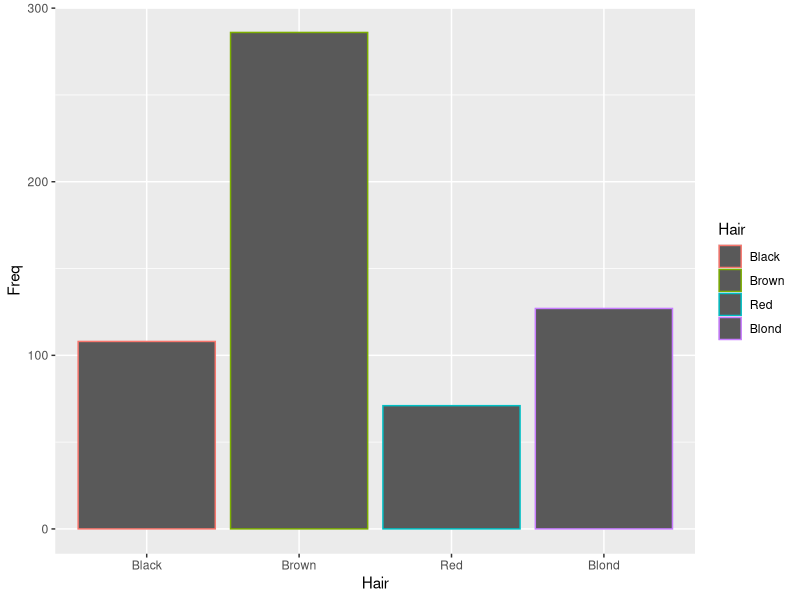
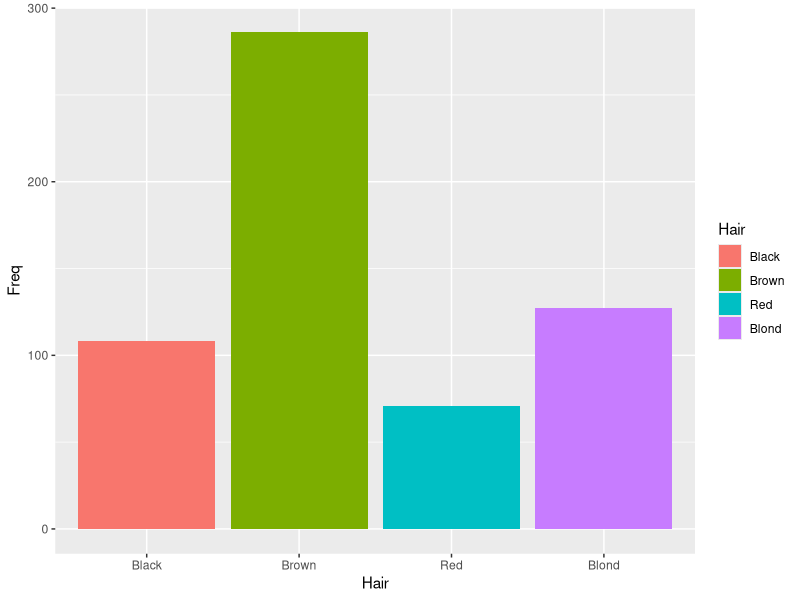
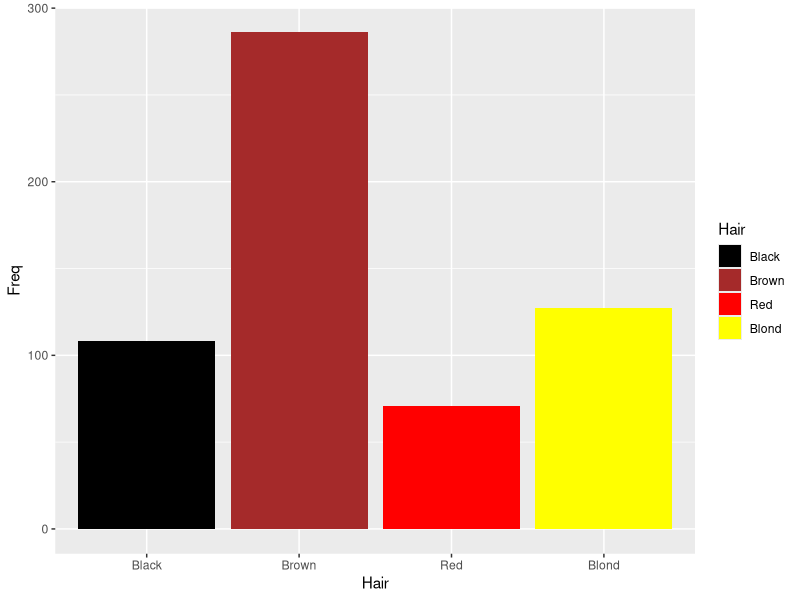
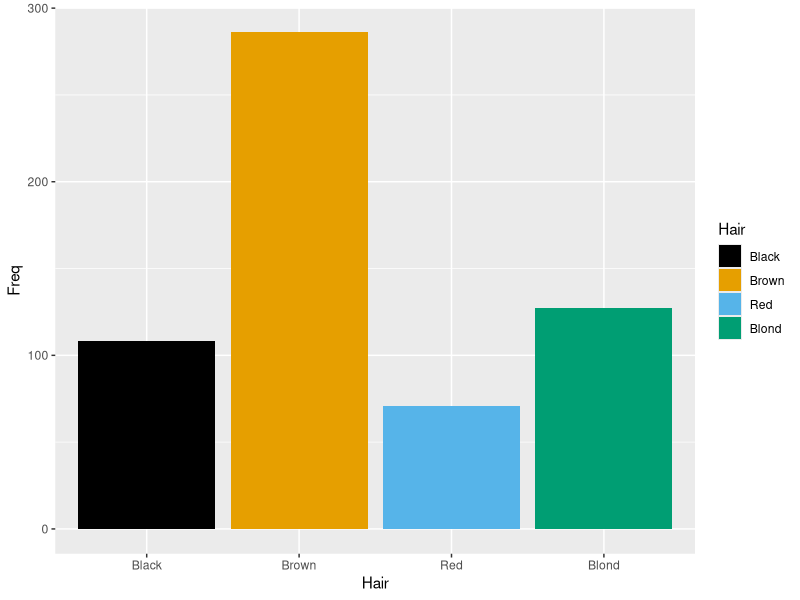
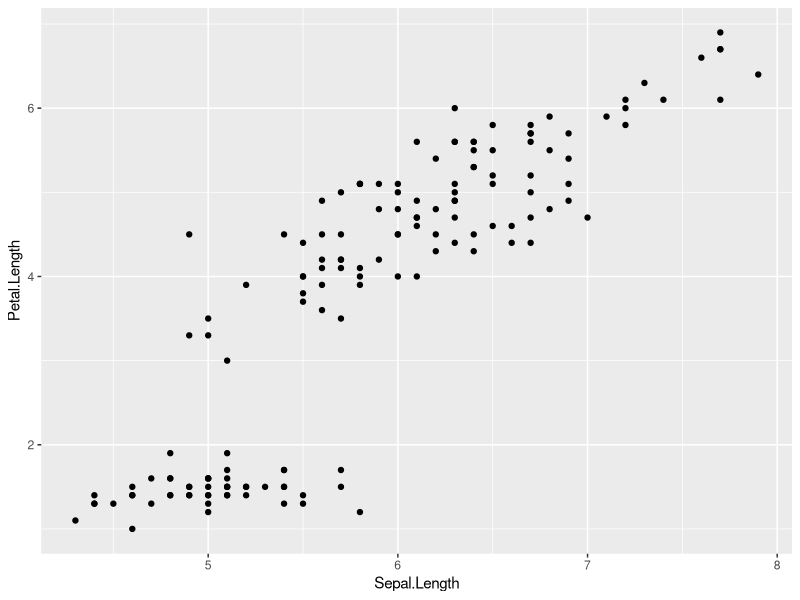
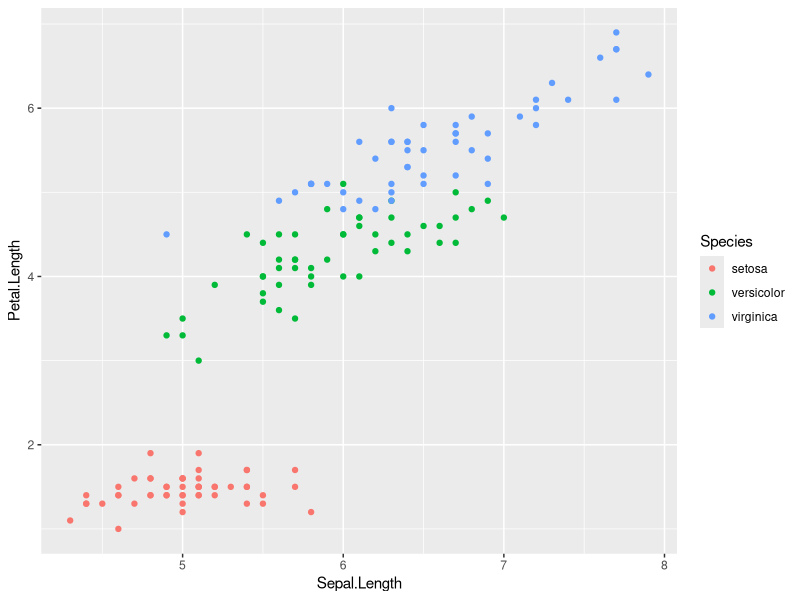
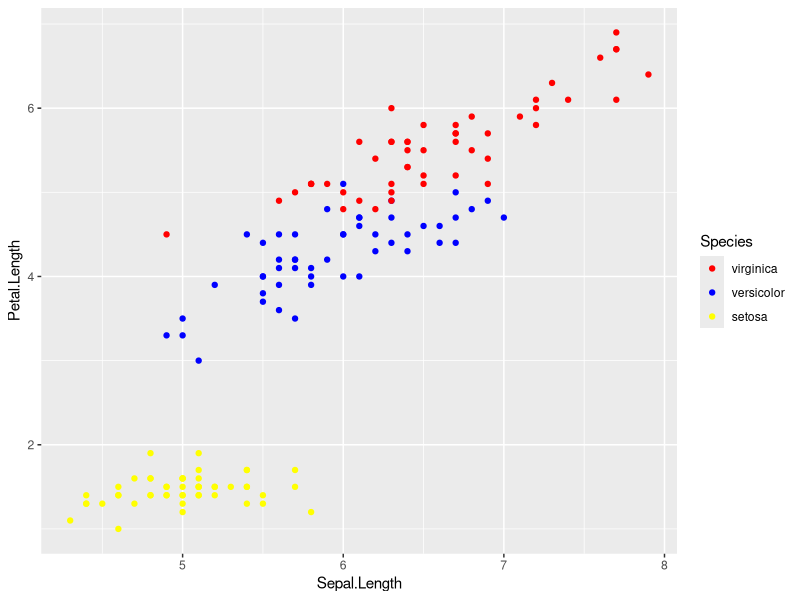
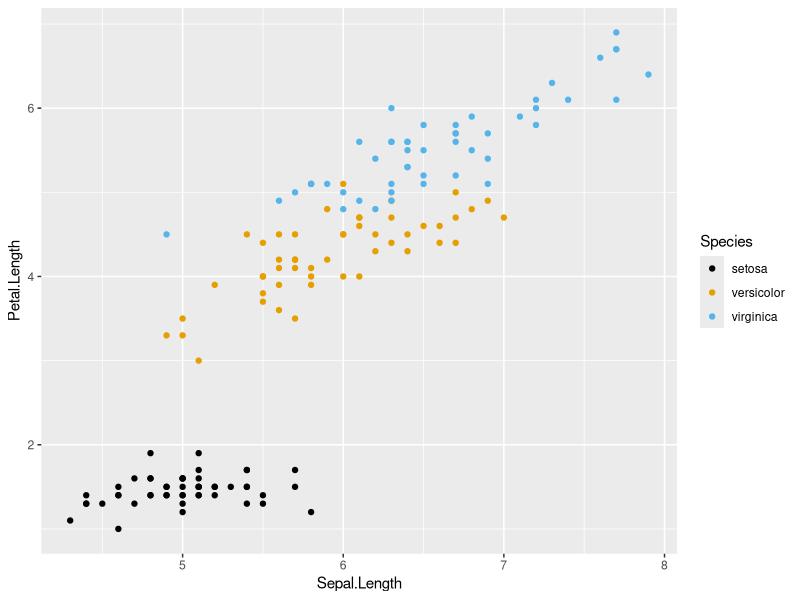

Write R code to recreate these figures, in order.
## ---- chunk 1
#| echo: false
#| message: false
#| warning: false

library(tidyverse)
library(knitr)
library(RColorBrewer)
## ---- chunk 2
data(HairEyeColor)
#HairEyeColor[,,1] #Male
#HairEyeColor[,,2] #Female

newdata_male = as.data.frame(HairEyeColor[,,1]) 
newdata_female = as.data.frame(HairEyeColor[,,2]) 
newdata = rbind(newdata_male, newdata_female)
newdata = newdata %>% 
  mutate(Gender = rep(c("Male", "Female"), each  = 16))

hairData = newdata %>% 
  group_by(Hair) %>%
  summarise(Freq = sum(Freq))

hairData
## ---- chunk 3
hairData %>% 
  ggplot(aes(x=Hair, y=Freq)) + 
  geom_col(aes(color = Hair)) #<<
## ---- chunk 4
#| fig-cap: "Figure 1: This is a figure caption"

hairData %>% 
  ggplot(aes(x=Hair, y=Freq)) +  
  geom_col(aes(fill = Hair)) #<<
## ---- chunk 5

ggplot(hairData, aes(x = Hair, y = Freq)) + 
  geom_col(aes(fill = Hair)) +
  scale_fill_manual(breaks = c("Black", "Brown", "Red", "Blond"), #<<
                    values=c("black", "brown", "red", "yellow")) #<<
## ---- chunk 6
cbPalette <- c("#000000","#E69F00","#56B4E9","#009E73","#F0E442")

ggplot(hairData, aes(x = Hair, y = Freq)) + 
  geom_col(aes(fill = Hair)) +
  scale_fill_manual(values=cbPalette)
## ---- chunk 7
data(iris)

ggplot(iris, aes(x = Sepal.Length, y = Petal.Length)) +
  geom_point()
## ---- chunk 8

ggplot(iris, aes(x = Sepal.Length, y = Petal.Length)) +
  geom_point(aes(color = Species))
## ---- chunk 9
ggplot(iris, aes(x = Sepal.Length, y = Petal.Length)) +
  geom_point(aes(color = Species)) +
  scale_color_manual(breaks = c("virginica", "versicolor", "setosa"),
                     values = c("red", "blue", "yellow"))
## ---- chunk 10
cbPalette <- c("#000000","#E69F00","#56B4E9")

ggplot(iris, aes(x = Sepal.Length, y = Petal.Length)) +
  geom_point(aes(color = Species)) +
  scale_color_manual(values = cbPalette)
## ---- chunk 11
ggplot(iris, aes(x = Sepal.Length, y = Petal.Length)) +
  geom_point(aes(color = Species, shape = Species)) +
  scale_color_manual(values = cbPalette)
## ---- chunk 12
#| fig-align: center

ggplot(iris, aes(x=Sepal.Length, y=Petal.Length, group=Species)) + 
  geom_point(aes(color = Species, shape = Species)) + 
  xlab("Sepal Length") + 
  ylab("Patal Length") +
  ggtitle("Relation between Sepal Length and Petal Length") #<<
## ---- chunk 13
#| label: fig-fig1
#| fig-cap: "Scatter plot between Iris sepal length and Iris petal length. Different species are indicated by different color and shapes. In general, the length of the sepal and petal for Iris have a strong positive linear relationship."

ggplot(iris, aes(x=Sepal.Length, y=Petal.Length, group=Species)) + 
  geom_point(aes(color = Species, shape = Species)) + 
  xlab("Sepal Length") + 
  ylab("Patal Length") +
  ggtitle("Relation between Sepal Length and Petal Length") #<<
